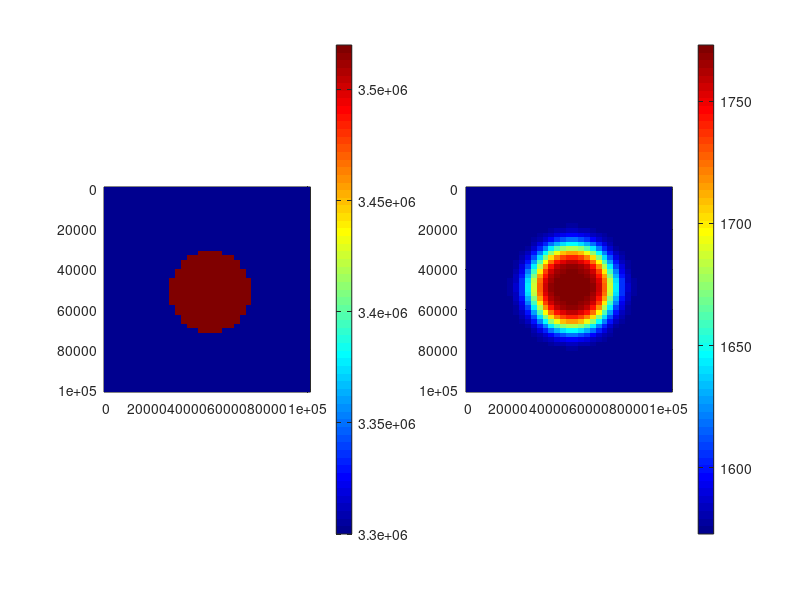

Here is the MATLAB script that generated this plot:
%% Temperature eq in Lagrangian model
% explicit
% Yuan Xie, 23.11.2022
% Homework 9 

% 1) Clear memory and figures
clear all
clf

% 2) Define Numerical model
xsize=100*1000; % Horizontal model size, m
ysize=100*1000; % Vertical model size, m
Nx=35; % Horizontal grid resolution
Ny=45; % Vertical grid resolution
Nx1=Nx+1;
Ny1=Ny+1;
dx=xsize/(Nx-1); % Horizontal grid step, m
dy=ysize/(Ny-1); % Vertical grid step, m
xT=-dx/2:dx:xsize+dx/2; % Horizontal coordinates of grid points, m
yT=-dy/2:dy:ysize+dy/2; % Vertical coordinates of grid points, m
K=3;
T0=zeros(Ny1,Nx1);
Tdt=zeros(Ny1,Nx1);
RHOCp=zeros(Ny1,Nx1);


% Define density and temperature field
C=[xsize/2,ysize/2];% center point
radius=20*1000; % radium of density anormaly,m

for i=1:1:Ny1
    for j=1:1:Nx1
        x1=xT(j);
        y1=yT(i); % location of each point
        d=sqrt((x1-C(1))^2+(y1-C(2))^2); % distance between center point and each point
        if d <= radius
            RHO=3200;
            Cp=1100;
            RHOCp(i,j)=RHO*Cp;  % density
            T0(i,j)=1773;         
        else
            RHO=3300;
            Cp=1000;            
            RHOCp(i,j)=RHO*Cp;  % density
            T0(i,j)=1573;
        end
    end
end

Nmax=10; % Number of time steps
for niter=1:1:Nmax
    for j=1:1:Nx1
        for i=1:1:Ny1
            dt=min(dx,dy)^2/(4*K/min(min(RHOCp)));
%             % ERROR !!!: BC should be done after all internal points
%             % and use Tdt not T0
%             % BC
%             if(i==1)
%                  Tdt(i,j)=1573*2-T0(i+1,j);
%             elseif(i==Ny1)
%                 Tdt(i,j)=1573*2-T0(i-1,j);
%             elseif(j==1)
%                 Tdt(i,j)=T0(i,j+1);
%             elseif ( j==Nx1 )
%                 Tdt(i,j)=T0(i,j-1);
%             else
             if(j>1 && j<Nx+1 && i>1 && i<Ny+1)
                %                    T2
                %                   i-1,j
                %                    |
                %                    |
                %         T1---------T3---------T5
                %         i,j-1     i,j         i,j+1
                %                    |
                %                    |
                %                    T4
                %                   i+1,j
                T1=T0(i,j-1);
                T2=T0(i-1,j);
                T3=T0(i,j);
                T4=T0(i+1,j);
                T5=T0(i,j+1);
                Tdt(i,j)=K*dt/RHOCp(i,j)*((T5-2*T3+T1)/dx^2+(T4-2*T3+T2)/dy^2)+T3;
            end
        end
    end
    % ERROR !!!: BC should be done after all internal points
    % and use Tdt not T0
    for j=1:1:Nx1
        for i=1:1:Ny1
            dt=min(dx,dy)^2/(4*K/min(min(RHOCp)));
            % BC
            if(i==1)
                 Tdt(i,j)=1573*2-Tdt(i+1,j);
            elseif(i==Ny1)
                Tdt(i,j)=1573*2-Tdt(i-1,j);
            elseif(j==1)
                Tdt(i,j)=Tdt(i,j+1);
            elseif ( j==Nx1 )
                Tdt(i,j)=Tdt(i,j-1);
            end
        end
    end

    
    T0=Tdt;
end

% reload 
T0=Tdt;


figure(1); clf;
% Colormap
colormap('Jet');
subplot(1,2,1)
pcolor(xT,yT,RHOCp)
colorbar
shading flat;
axis ij image; % Image sizes propotional to coordinates, vertical axis upside down

subplot(1,2,2)
pcolor(xT,yT,T0)
colorbar
shading interp
axis ij image; % Image sizes propotional to coordinates, vertical axis upside down


aaa(1,1)=T0(17,15);
format long e
disp(aaa)
aaa(1,1)=Tdt(17,15); %[1701.50831679871], K=3, 2D 100x100km, 35x45 explicit
% aaa(1,1)=TDT(17,15); %[1704.92596509904], K=3, 2D 100x100km, 35x45  implicit


